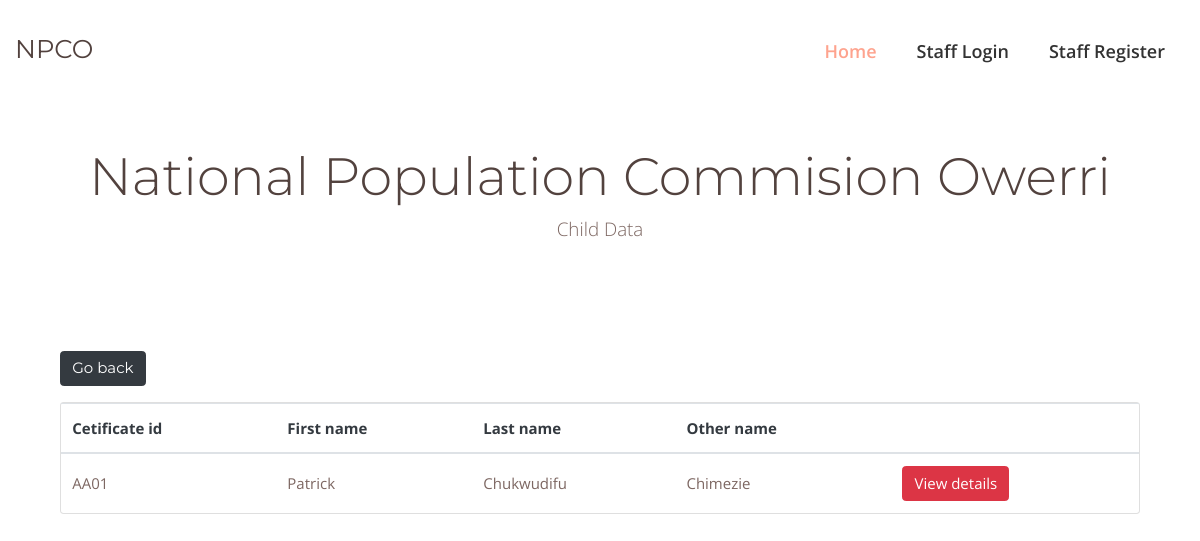
The page /viewchild/ on the database its author committed.
### accounts/models.py (models this page shows, shortened)
class Birth(models.Model):
    gender=models.CharField(max_length=200,null=False,choices=Gender,default='')
    reg_center=models.CharField(max_length=500,default='')
    certificate_no=models.CharField(max_length=500,default='')
    first_name=models.CharField(max_length=200)
    last_name=models.CharField(max_length=200)
    other_name=models.CharField(max_length=200)
    state_of_origin=models.CharField(max_length=200)
    lga_of_origin=models.CharField(max_length=200)
    residential_address=models.TextField(blank=True)
    date_of_birth=models.DateField()
    mother_name=models.CharField(max_length=200)
    father_name=models.CharField(max_length=200)
    town_of_birth=models.CharField(max_length=200,default='')
    lga_of_birth=models.CharField(max_length=200,default='')
    state_of_birth=models.CharField(max_length=200,default='')
    place_of_issue=models.CharField(max_length=200,default='')
    Authorised_by=models.CharField(max_length=200,default='')
    created_at = models.DateTimeField(auto_now_add=True)

### accounts/views.py (the view)
# urls.py: path('viewchild/', views.viewchild, name='viewchild'),
def viewchild(request):
    assigns=Birth.objects.all()
    paginator = Paginator(assigns, 4)
    page = request.GET.get('page')
    paged_assigns = paginator.get_page(page)
    context={'assigns':paged_assigns}
    return render(request,'viewchild.html',context)

### accounts/templates/viewchild.html (shortened to what this page needs)
{% extends 'base.html' %}
{% load static %}
{% block content %}
<section id="showcase-inner" class="py-5 text-white" >
    <div class="container">
      <div class="row text-center text-dark">
        <div class="col-md-12">
            <h1 class="display-4 " style="margin-top: 100px;">National Population Commision Owerri</h1>
            <p class="lead">Child Data</p>
        </div>
      </div>
    </div>
</section>
<div class="container">
    <div class="container mt-5 py-5 pb-5 mb-5">
<h1><a href="{% url 'dashboard' %}" type="button" class="btn btn-dark">Go back</a> </h1>
        <div class="row">
            <div class="col-md-12">
                <div class="card">
                    <div class="card-body table-responsive p-0">
                        <table class="table table-hover text-nowrap">
                        <thead>
                            <tr class="text-dark font-weight-bold">
                            <th>Cetificate id</th>
                            <th>First name</th>
                            <th>Last name</th>
                            <th>Other name</th>
                            <th></th>
                            </tr>
                        </thead>
                        <tbody>
                            {% for assign in assigns %}
                            <tr>
                            <td>{{assign.certificate_no}}</td>
                            <td>{{assign.first_name}}</td>
                            <td>{{assign.last_name}}</td>
                            <td>{{assign.other_name}}</td>
                            <th><a href="{% url 'detail' assign.id %}" class="btn btn-danger">View details</a></th>
                            </tr>
                            {% endfor %}
                        </tbody>
                        </table>
                    </div>
                </div>
            </div>
        </div>
    <div class="row">
        <div class="col-md-12">
        </div>
      </div>
    </div>
  </div>
  {% endblock %}

### static/css/typographies.css (style rules this page uses)
html { font-size: 15px; }
body { font-family: 'Open Sans', sans-serif; font-weight: normal; font-style: normal; color: #7d6762; -webkit-text-size-adjust: 100%; -webkit-font-smoothing: antialiased; line-height: 26px; }
a, .btn { -webkit-transition: all 0.3s ease-out 0s; -moz-transition: all 0.3s ease-out 0s; -ms-transition: all 0.3s ease-out 0s; -o-transition: all 0.3s ease-out 0s; transition: all 0.3s ease-out 0s; }
a, button, input { outline: medium none !important; color: #fea38e; }
h1, h2, h3, h4, h5, h6 { font-family: 'Montserrat', sans-serif; font-weight: 400; color: #52423E; margin-top: 0px; line-height: 1.5; }
h1 a, h2 a, h3 a, h4 a, h5 a, h6 a { color: inherit; }
p { font-weight: normal; color: #7d6762; margin-bottom: 0; }
section { background: #ffffff; }
h1 { font-size: 2.571rem; font-style: normal; }
.p-0 { padding: 0 !important; }
.mt-5 { margin-top: 5px !important; }
.mb-5 { margin-bottom: 5px !important; }
.pb-5 { padding-bottom: 5px !important; }

### static/css/responsive.css (style rules this page uses)
@media only screen and (max-width: 3500px) { body { overflow-x: hidden; } }

### static/css/default-style.css (style rules this page uses)
a, button, input, .theme-color, a:focus, a:hover, .search .search-btn:hover, .search .search-box i:hover, .accordion .acd-group.acd-active .acd-heading, .accordion .acd-group .acd-heading:hover, .accordion.animated .acd-group.acd-active .acd-heading, .accordion.animated .acd-group .acd-heading:hover, .cs-button.border.white:hover, .cs-button.border.white:focus, .cs-button.icon-color, .counter.theme-color span, .data-table .table-2 .table thead, .dropcap.dropcap-border, .dropcap.gray, .feature-box i, #two+label:before, #two+label:after, .remember-checkbox a, .cs-button.white, .no-title .portfolio-item .portfolio-overlay a:hover, .no-title .portfolio-item .portfolio-overlay a:hover, .list-group-item.active>.badge, .nav-pills>.active>a>.badge, .btn-primary .badge, ul.list li:after, .blog-entry .entry-meta ul li a i, .cs-button.arrow, .pricing-content .pricing-table-list ul li i, .tab-border .nav.nav-tabs > li.active > a, .tab-border .nav.nav-tabs > li.active > a:focus, .tab-border .nav.nav-tabs > li.active > a:hover, .team .team-contact span.call, .testimonial-info:before, .author-info span, .text-white .testimonial.clean .author-info, ul.page-breadcrumb li a:hover, .page-title.bg-gray ul.page-breadcrumb li span, .page-title.bg-gray ul.page-breadcrumb li a:hover, .page-title.pattern ul.page-breadcrumb li span, .page-title.pattern ul.page-breadcrumb li a:hover, section:hover .title-effect:nth-child(even), section:focus .title-effect:nth-child(even), .theme-bg .cs-button.icon-color:hover i, .sidebar .recent-post .recent-post-info a:hover, .sidebar .recent-post .recent-post-info span, .sidebar .widget-categories li a:hover, .sidebar .widget-categories li a:hover i, .blog-single .blog-post.blockquote blockquote cite, .portfolio-post-social a:hover, .comments-1 .comments-info a, .blog-post .blog-detail .entry-title a:hover, .blog-post .entry-meta ul li a:hover, .contact-3 .contact-add i, .happy-clients .tab-content .quoter-icon, .google-map .map-icon:before, .play-video:hover, .popup-video .play-video:hover a, .play-video:hover a, .portfolio-item-2 .portfolio-hover .hover-name a:hover, .portfolio-item-2 .portfolio-hover .hover-icon a:hover, .blog-entry .entry-meta ul li i, ul.list.theme-color li i, .testimonials.text-white.clean .author-info { color: #fea38e; }

### rows shown on the page
Birth: certificate_no "AA01", first_name "Patrick", last_name "Chukwudifu", other_name "Chimezie"
